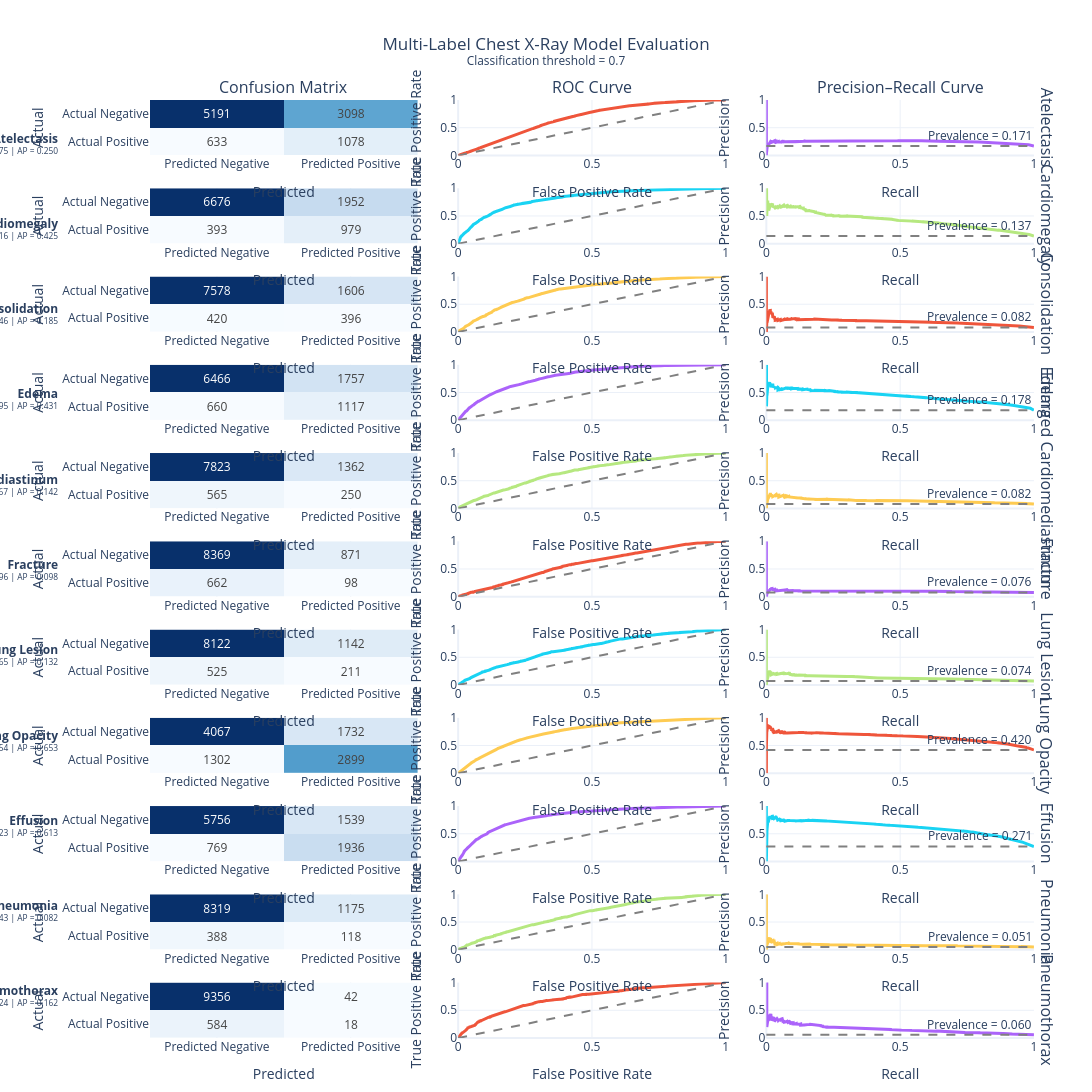

The cell this chart's notebook holds for it:
### Code cell
results = evaluate_multilabel_model(
    y_true=XRAY_LABELS_LIST,
    y_scores=MODEL_SCORE_PREDICTIONS_CONVERTED,
    pathology_names=DATASET_PATHOLOGIES,
    threshold=0.7
)

### Figure 1 — Plotly figure (JSON) as saved in the notebook; plotly's stock layout.template omitted (floating-point values rounded to 4 significant figures; data arrays with more than 128 entries replaced by an {"elided": "..."} marker saying what was removed)
{"data": [{"colorscale": [[0, "rgb(247,251,255)"], [0.125, "rgb(222,235,247)"], [0.25, "rgb(198,219,239)"], [0.375, "rgb(158,202,225)"], [0.5, "rgb(107,174,214)"], [0.625, "rgb(66,146,198)"], [0.75, "rgb(33,113,181)"], [0.875, "rgb(8,81,156)"], [1, "rgb(8,48,107)"]], "hovertemplate": "<b>Atelectasis</b><br>Actual: %{y}<br>Predicted: %{x}<br>Count: %{z}<extra></extra>", "showscale": false, "text": [[5191, 3098], [633, 1078]], "texttemplate": "%{text}", "type": "heatmap", "x": ["Predicted Negative", "Predicted Positive"], "xaxis": "x", "y": ["Actual Negative", "Actual Positive"], "yaxis": "y", "z": [[5191, 3098], [633, 1078]]}, {"hovertemplate": "FPR: %{x:.3f}<br>TPR: %{y:.3f}<extra></extra>", "line": {"width": 3}, "mode": "lines", "name": "Atelectasis ROC", "showlegend": false, "type": "scatter", "x": {"elided": "2691 float values"}, "xaxis": "x2", "y": {"elided": "2691 float values"}, "yaxis": "y2"}, {"hoverinfo": "skip", "line": {"color": "gray", "dash": "dash"}, "mode": "lines", "showlegend": false, "type": "scatter", "x": [0, 1], "xaxis": "x2", "y": [0, 1], "yaxis": "y2"}, {"hovertemplate": "Recall: %{x:.3f}<br>Precision: %{y:.3f}<extra></extra>", "line": {"width": 3}, "mode": "lines", "name": "Atelectasis PR", "showlegend": false, "type": "scatter", "x": {"elided": "9999 float values"}, "xaxis": "x3", "y": {"elided": "9999 float values"}, "yaxis": "y3"}, {"colorscale": [[0, "rgb(247,251,255)"], [0.125, "rgb(222,235,247)"], [0.25, "rgb(198,219,239)"], [0.375, "rgb(158,202,225)"], [0.5, "rgb(107,174,214)"], [0.625, "rgb(66,146,198)"], [0.75, "rgb(33,113,181)"], [0.875, "rgb(8,81,156)"], [1, "rgb(8,48,107)"]], "hovertemplate": "<b>Cardiomegaly</b><br>Actual: %{y}<br>Predicted: %{x}<br>Count: %{z}<extra></extra>", "showscale": false, "text": [[6676, 1952], [393, 979]], "texttemplate": "%{text}", "type": "heatmap", "x": ["Predicted Negative", "Predicted Positive"], "xaxis": "x4", "y": ["Actual Negative", "Actual Positive"], "yaxis": "y4", "z": [[6676, 1952], [393, 979]]}, {"hovertemplate": "FPR: %{x:.3f}<br>TPR: %{y:.3f}<extra></extra>", "line": {"width": 3}, "mode": "lines", "name": "Cardiomegaly ROC", "showlegend": false, "type": "scatter", "x": {"elided": "1895 float values"}, "xaxis": "x5", "y": {"elided": "1895 float values"}, "yaxis": "y5"}, {"hoverinfo": "skip", "line": {"color": "gray", "dash": "dash"}, "mode": "lines", "showlegend": false, "type": "scatter", "x": [0, 1], "xaxis": "x5", "y": [0, 1], "yaxis": "y5"}, {"hovertemplate": "Recall: %{x:.3f}<br>Precision: %{y:.3f}<extra></extra>", "line": {"width": 3}, "mode": "lines", "name": "Cardiomegaly PR", "showlegend": false, "type": "scatter", "x": {"elided": "9996 float values"}, "xaxis": "x6", "y": {"elided": "9996 float values"}, "yaxis": "y6"}, {"colorscale": [[0, "rgb(247,251,255)"], [0.125, "rgb(222,235,247)"], [0.25, "rgb(198,219,239)"], [0.375, "rgb(158,202,225)"], [0.5, "rgb(107,174,214)"], [0.625, "rgb(66,146,198)"], [0.75, "rgb(33,113,181)"], [0.875, "rgb(8,81,156)"], [1, "rgb(8,48,107)"]], "hovertemplate": "<b>Consolidation</b><br>Actual: %{y}<br>Predicted: %{x}<br>Count: %{z}<extra></extra>", "showscale": false, "text": [[7578, 1606], [420, 396]], "texttemplate": "%{text}", "type": "heatmap", "x": ["Predicted Negative", "Predicted Positive"], "xaxis": "x7", "y": ["Actual Negative", "Actual Positive"], "yaxis": "y7", "z": [[7578, 1606], [420, 396]]}, {"hovertemplate": "FPR: %{x:.3f}<br>TPR: %{y:.3f}<extra></extra>", "line": {"width": 3}, "mode": "lines", "name": "Consolidation ROC", "showlegend": false, "type": "scatter", "x": {"elided": "1456 float values"}, "xaxis": "x8", "y": {"elided": "1456 float values"}, "yaxis": "y8"}, {"hoverinfo": "skip", "line": {"color": "gray", "dash": "dash"}, "mode": "lines", "showlegend": false, "type": "scatter", "x": [0, 1], "xaxis": "x8", "y": [0, 1], "yaxis": "y8"}, {"hovertemplate": "Recall: %{x:.3f}<br>Precision: %{y:.3f}<extra></extra>", "line": {"width": 3}, "mode": "lines", "name": "Consolidation PR", "showlegend": false, "type": "scatter", "x": {"elided": "9994 float values"}, "xaxis": "x9", "y": {"elided": "9994 float values"}, "yaxis": "y9"}, {"colorscale": [[0, "rgb(247,251,255)"], [0.125, "rgb(222,235,247)"], [0.25, "rgb(198,219,239)"], [0.375, "rgb(158,202,225)"], [0.5, "rgb(107,174,214)"], [0.625, "rgb(66,146,198)"], [0.75, "rgb(33,113,181)"], [0.875, "rgb(8,81,156)"], [1, "rgb(8,48,107)"]], "hovertemplate": "<b>Edema</b><br>Actual: %{y}<br>Predicted: %{x}<br>Count: %{z}<extra></extra>", "showscale": false, "text": [[6466, 1757], [660, 1117]], "texttemplate": "%{text}", "type": "heatmap", "x": ["Predicted Negative", "Predicted Positive"], "xaxis": "x10", "y": ["Actual Negative", "Actual Positive"], "yaxis": "y10", "z": [[6466, 1757], [660, 1117]]}, {"hovertemplate": "FPR: %{x:.3f}<br>TPR: %{y:.3f}<extra></extra>", "line": {"width": 3}, "mode": "lines", "name": "Edema ROC", "showlegend": false, "type": "scatter", "x": {"elided": "2416 float values"}, "xaxis": "x11", "y": {"elided": "2416 float values"}, "yaxis": "y11"}, {"hoverinfo": "skip", "line": {"color": "gray", "dash": "dash"}, "mode": "lines", "showlegend": false, "type": "scatter", "x": [0, 1], "xaxis": "x11", "y": [0, 1], "yaxis": "y11"}, {"hovertemplate": "Recall: %{x:.3f}<br>Precision: %{y:.3f}<extra></extra>", "line": {"width": 3}, "mode": "lines", "name": "Edema PR", "showlegend": false, "type": "scatter", "x": {"elided": "9996 float values"}, "xaxis": "x12", "y": {"elided": "9996 float values"}, "yaxis": "y12"}, {"colorscale": [[0, "rgb(247,251,255)"], [0.125, "rgb(222,235,247)"], [0.25, "rgb(198,219,239)"], [0.375, "rgb(158,202,225)"], [0.5, "rgb(107,174,214)"], [0.625, "rgb(66,146,198)"], [0.75, "rgb(33,113,181)"], [0.875, "rgb(8,81,156)"], [1, "rgb(8,48,107)"]], "hovertemplate": "<b>Enlarged Cardiomediastinum</b><br>Actual: %{y}<br>Predicted: %{x}<br>Count: %{z}<extra></extra>", "showscale": false, "text": [[7823, 1362], [565, 250]], "texttemplate": "%{text}", "type": "heatmap", "x": ["Predicted Negative", "Predicted Positive"], "xaxis": "x13", "y": ["Actual Negative", "Actual Positive"], "yaxis": "y13", "z": [[7823, 1362], [565, 250]]}, {"hovertemplate": "FPR: %{x:.3f}<br>TPR: %{y:.3f}<extra></extra>", "line": {"width": 3}, "mode": "lines", "name": "Enlarged Cardiomediastinum ROC", "showlegend": false, "type": "scatter", "x": {"elided": "1464 float values"}, "xaxis": "x14", "y": {"elided": "1464 float values"}, "yaxis": "y14"}, {"hoverinfo": "skip", "line": {"color": "gray", "dash": "dash"}, "mode": "lines", "showlegend": false, "type": "scatter", "x": [0, 1], "xaxis": "x14", "y": [0, 1], "yaxis": "y14"}, {"hovertemplate": "Recall: %{x:.3f}<br>Precision: %{y:.3f}<extra></extra>", "line": {"width": 3}, "mode": "lines", "name": "Enlarged Cardiomediastinum PR", "showlegend": false, "type": "scatter", "x": {"elided": "9998 float values"}, "xaxis": "x15", "y": {"elided": "9998 float values"}, "yaxis": "y15"}, {"colorscale": [[0, "rgb(247,251,255)"], [0.125, "rgb(222,235,247)"], [0.25, "rgb(198,219,239)"], [0.375, "rgb(158,202,225)"], [0.5, "rgb(107,174,214)"], [0.625, "rgb(66,146,198)"], [0.75, "rgb(33,113,181)"], [0.875, "rgb(8,81,156)"], [1, "rgb(8,48,107)"]], "hovertemplate": "<b>Fracture</b><br>Actual: %{y}<br>Predicted: %{x}<br>Count: %{z}<extra></extra>", "showscale": false, "text": [[8369, 871], [662, 98]], "texttemplate": "%{text}", "type": "heatmap", "x": ["Predicted Negative", "Predicted Positive"], "xaxis": "x16", "y": ["Actual Negative", "Actual Positive"], "yaxis": "y16", "z": [[8369, 871], [662, 98]]}, {"hovertemplate": "FPR: %{x:.3f}<br>TPR: %{y:.3f}<extra></extra>", "line": {"width": 3}, "mode": "lines", "name": "Fracture ROC", "showlegend": false, "type": "scatter", "x": {"elided": "1419 float values"}, "xaxis": "x17", "y": {"elided": "1419 float values"}, "yaxis": "y17"}, {"hoverinfo": "skip", "line": {"color": "gray", "dash": "dash"}, "mode": "lines", "showlegend": false, "type": "scatter", "x": [0, 1], "xaxis": "x17", "y": [0, 1], "yaxis": "y17"}, {"hovertemplate": "Recall: %{x:.3f}<br>Precision: %{y:.3f}<extra></extra>", "line": {"width": 3}, "mode": "lines", "name": "Fracture PR", "showlegend": false, "type": "scatter", "x": {"elided": "9995 float values"}, "xaxis": "x18", "y": {"elided": "9995 float values"}, "yaxis": "y18"}, {"colorscale": [[0, "rgb(247,251,255)"], [0.125, "rgb(222,235,247)"], [0.25, "rgb(198,219,239)"], [0.375, "rgb(158,202,225)"], [0.5, "rgb(107,174,214)"], [0.625, "rgb(66,146,198)"], [0.75, "rgb(33,113,181)"], [0.875, "rgb(8,81,156)"], [1, "rgb(8,48,107)"]], "hovertemplate": "<b>Lung Lesion</b><br>Actual: %{y}<br>Predicted: %{x}<br>Count: %{z}<extra></extra>", "showscale": false, "text": [[8122, 1142], [525, 211]], "texttemplate": "%{text}", "type": "heatmap", "x": ["Predicted Negative", "Predicted Positive"], "xaxis": "x19", "y": ["Actual Negative", "Actual Positive"], "yaxis": "y19", "z": [[8122, 1142], [525, 211]]}, {"hovertemplate": "FPR: %{x:.3f}<br>TPR: %{y:.3f}<extra></extra>", "line": {"width": 3}, "mode": "lines", "name": "Lung Lesion ROC", "showlegend": false, "type": "scatter", "x": {"elided": "1345 float values"}, "xaxis": "x20", "y": {"elided": "1345 float values"}, "yaxis": "y20"}, {"hoverinfo": "skip", "line": {"color": "gray", "dash": "dash"}, "mode": "lines", "showlegend": false, "type": "scatter", "x": [0, 1], "xaxis": "x20", "y": [0, 1], "yaxis": "y20"}, {"hovertemplate": "Recall: %{x:.3f}<br>Precision: %{y:.3f}<extra></extra>", "line": {"width": 3}, "mode": "lines", "name": "Lung Lesion PR", "showlegend": false, "type": "scatter", "x": {"elided": "9997 float values"}, "xaxis": "x21", "y": {"elided": "9997 float values"}, "yaxis": "y21"}, {"colorscale": [[0, "rgb(247,251,255)"], [0.125, "rgb(222,235,247)"], [0.25, "rgb(198,219,239)"], [0.375, "rgb(158,202,225)"], [0.5, "rgb(107,174,214)"], [0.625, "rgb(66,146,198)"], [0.75, "rgb(33,113,181)"], [0.875, "rgb(8,81,156)"], [1, "rgb(8,48,107)"]], "hovertemplate": "<b>Lung Opacity</b><br>Actual: %{y}<br>Predicted: %{x}<br>Count: %{z}<extra></extra>", "showscale": false, "text": [[4067, 1732], [1302, 2899]], "texttemplate": "%{text}", "type": "heatmap", "x": ["Predicted Negative", "Predicted Positive"], "xaxis": "x22", "y": ["Actual Negative", "Actual Positive"], "yaxis": "y22", "z": [[4067, 1732], [1302, 2899]]}, {"hovertemplate": "FPR: %{x:.3f}<br>TPR: %{y:.3f}<extra></extra>", "line": {"width": 3}, "mode": "lines", "name": "Lung Opacity ROC", "showlegend": false, "type": "scatter", "x": {"elided": "3970 float values"}, "xaxis": "x23", "y": {"elided": "3970 float values"}, "yaxis": "y23"}, {"hoverinfo": "skip", "line": {"color": "gray", "dash": "dash"}, "mode": "lines", "showlegend": false, "type": "scatter", "x": [0, 1], "xaxis": "x23", "y": [0, 1], "yaxis": "y23"}, {"hovertemplate": "Recall: %{x:.3f}<br>Precision: %{y:.3f}<extra></extra>", "line": {"width": 3}, "mode": "lines", "name": "Lung Opacity PR", "showlegend": false, "type": "scatter", "x": {"elided": "9996 float values"}, "xaxis": "x24", "y": {"elided": "9996 float values"}, "yaxis": "y24"}, {"colorscale": [[0, "rgb(247,251,255)"], [0.125, "rgb(222,235,247)"], [0.25, "rgb(198,219,239)"], [0.375, "rgb(158,202,225)"], [0.5, "rgb(107,174,214)"], [0.625, "rgb(66,146,198)"], [0.75, "rgb(33,113,181)"], [0.875, "rgb(8,81,156)"], [1, "rgb(8,48,107)"]], "hovertemplate": "<b>Effusion</b><br>Actual: %{y}<br>Predicted: %{x}<br>Count: %{z}<extra></extra>", "showscale": false, "text": [[5756, 1539], [769, 1936]], "texttemplate": "%{text}", "type": "heatmap", "x": ["Predicted Negative", "Predicted Positive"], "xaxis": "x25", "y": ["Actual Negative", "Actual Positive"], "yaxis": "y25", "z": [[5756, 1539], [769, 1936]]}, {"hovertemplate": "FPR: %{x:.3f}<br>TPR: %{y:.3f}<extra></extra>", "line": {"width": 3}, "mode": "lines", "name": "Effusion ROC", "showlegend": false, "type": "scatter", "x": {"elided": "2962 float values"}, "xaxis": "x26", "y": {"elided": "2962 float values"}, "yaxis": "y26"}, {"hoverinfo": "skip", "line": {"color": "gray", "dash": "dash"}, "mode": "lines", "showlegend": false, "type": "scatter", "x": [0, 1], "xaxis": "x26", "y": [0, 1], "yaxis": "y26"}, {"hovertemplate": "Recall: %{x:.3f}<br>Precision: %{y:.3f}<extra></extra>", "line": {"width": 3}, "mode": "lines", "name": "Effusion PR", "showlegend": false, "type": "scatter", "x": {"elided": "9998 float values"}, "xaxis": "x27", "y": {"elided": "9998 float values"}, "yaxis": "y27"}, {"colorscale": [[0, "rgb(247,251,255)"], [0.125, "rgb(222,235,247)"], [0.25, "rgb(198,219,239)"], [0.375, "rgb(158,202,225)"], [0.5, "rgb(107,174,214)"], [0.625, "rgb(66,146,198)"], [0.75, "rgb(33,113,181)"], [0.875, "rgb(8,81,156)"], [1, "rgb(8,48,107)"]], "hovertemplate": "<b>Pneumonia</b><br>Actual: %{y}<br>Predicted: %{x}<br>Count: %{z}<extra></extra>", "showscale": false, "text": [[8319, 1175], [388, 118]], "texttemplate": "%{text}", "type": "heatmap", "x": ["Predicted Negative", "Predicted Positive"], "xaxis": "x28", "y": ["Actual Negative", "Actual Positive"], "yaxis": "y28", "z": [[8319, 1175], [388, 118]]}, {"hovertemplate": "FPR: %{x:.3f}<br>TPR: %{y:.3f}<extra></extra>", "line": {"width": 3}, "mode": "lines", "name": "Pneumonia ROC", "showlegend": false, "type": "scatter", "x": {"elided": "969 float values"}, "xaxis": "x29", "y": {"elided": "969 float values"}, "yaxis": "y29"}, {"hoverinfo": "skip", "line": {"color": "gray", "dash": "dash"}, "mode": "lines", "showlegend": false, "type": "scatter", "x": [0, 1], "xaxis": "x29", "y": [0, 1], "yaxis": "y29"}, {"hovertemplate": "Recall: %{x:.3f}<br>Precision: %{y:.3f}<extra></extra>", "line": {"width": 3}, "mode": "lines", "name": "Pneumonia PR", "showlegend": false, "type": "scatter", "x": {"elided": "9996 float values"}, "xaxis": "x30", "y": {"elided": "9996 float values"}, "yaxis": "y30"}, {"colorscale": [[0, "rgb(247,251,255)"], [0.125, "rgb(222,235,247)"], [0.25, "rgb(198,219,239)"], [0.375, "rgb(158,202,225)"], [0.5, "rgb(107,174,214)"], [0.625, "rgb(66,146,198)"], [0.75, "rgb(33,113,181)"], [0.875, "rgb(8,81,156)"], [1, "rgb(8,48,107)"]], "hovertemplate": "<b>Pneumothorax</b><br>Actual: %{y}<br>Predicted: %{x}<br>Count: %{z}<extra></extra>", "showscale": false, "text": [[9356, 42], [584, 18]], "texttemplate": "%{text}", "type": "heatmap", "x": ["Predicted Negative", "Predicted Positive"], "xaxis": "x31", "y": ["Actual Negative", "Actual Positive"], "yaxis": "y31", "z": [[9356, 42], [584, 18]]}, {"hovertemplate": "FPR: %{x:.3f}<br>TPR: %{y:.3f}<extra></extra>", "line": {"width": 3}, "mode": "lines", "name": "Pneumothorax ROC", "showlegend": false, "type": "scatter", "x": {"elided": "1081 float values"}, "xaxis": "x32", "y": {"elided": "1081 float values"}, "yaxis": "y32"}, {"hoverinfo": "skip", "line": {"color": "gray", "dash": "dash"}, "mode": "lines", "showlegend": false, "type": "scatter", "x": [0, 1], "xaxis": "x32", "y": [0, 1], "yaxis": "y32"}, {"hovertemplate": "Recall: %{x:.3f}<br>Precision: %{y:.3f}<extra></extra>", "line": {"width": 3}, "mode": "lines", "name": "Pneumothorax PR", "showlegend": false, "type": "scatter", "x": {"elided": "9992 float values"}, "xaxis": "x33", "y": {"elided": "9992 float values"}, "yaxis": "y33"}], "layout": {"annotations": [{"font": {"size": 16}, "showarrow": false, "text": "Confusion Matrix", "x": 0.1483, "xanchor": "center", "xref": "paper", "y": 1, "yanchor": "bottom", "yref": "paper"}, {"font": {"size": 16}, "showarrow": false, "text": "ROC Curve", "x": 0.49, "xanchor": "center", "xref": "paper", "y": 1, "yanchor": "bottom", "yref": "paper"}, {"font": {"size": 16}, "showarrow": false, "text": "Precision–Recall Curve", "x": 0.8317, "xanchor": "center", "xref": "paper", "y": 1, "yanchor": "bottom", "yref": "paper"}, {"font": {"size": 16}, "showarrow": false, "text": "Atelectasis", "textangle": 90, "x": 0.98, "xanchor": "left", "xref": "paper", "y": 0.9705, "yanchor": "middle", "yref": "paper"}, {"font": {"size": 16}, "showarrow": false, "text": "Cardiomegaly", "textangle": 90, "x": 0.98, "xanchor": "left", "xref": "paper", "y": 0.8764, "yanchor": "middle", "yref": "paper"}, {"font": {"size": 16}, "showarrow": false, "text": "Consolidation", "textangle": 90, "x": 0.98, "xanchor": "left", "xref": "paper", "y": 0.7823, "yanchor": "middle", "yref": "paper"}, {"font": {"size": 16}, "showarrow": false, "text": "Edema", "textangle": 90, "x": 0.98, "xanchor": "left", "xref": "paper", "y": 0.6882, "yanchor": "middle", "yref": "paper"}, {"font": {"size": 16}, "showarrow": false, "text": "Enlarged Cardiomediastinum", "textangle": 90, "x": 0.98, "xanchor": "left", "xref": "paper", "y": 0.5941, "yanchor": "middle", "yref": "paper"}, {"font": {"size": 16}, "showarrow": false, "text": "Fracture", "textangle": 90, "x": 0.98, "xanchor": "left", "xref": "paper", "y": 0.5, "yanchor": "middle", "yref": "paper"}, {"font": {"size": 16}, "showarrow": false, "text": "Lung Lesion", "textangle": 90, "x": 0.98, "xanchor": "left", "xref": "paper", "y": 0.4059, "yanchor": "middle", "yref": "paper"}, {"font": {"size": 16}, "showarrow": false, "text": "Lung Opacity", "textangle": 90, "x": 0.98, "xanchor": "left", "xref": "paper", "y": 0.3118, "yanchor": "middle", "yref": "paper"}, {"font": {"size": 16}, "showarrow": false, "text": "Effusion", "textangle": 90, "x": 0.98, "xanchor": "left", "xref": "paper", "y": 0.2177, "yanchor": "middle", "yref": "paper"}, {"font": {"size": 16}, "showarrow": false, "text": "Pneumonia", "textangle": 90, "x": 0.98, "xanchor": "left", "xref": "paper", "y": 0.1236, "yanchor": "middle", "yref": "paper"}, {"font": {"size": 16}, "showarrow": false, "text": "Pneumothorax", "textangle": 90, "x": 0.98, "xanchor": "left", "xref": "paper", "y": 0.02955, "yanchor": "middle", "yref": "paper"}, {"showarrow": false, "text": "Prevalence = 0.171", "x": 1, "xanchor": "right", "xref": "x3 domain", "y": 0.1711, "yanchor": "bottom", "yref": "y3"}, {"showarrow": false, "text": "Prevalence = 0.137", "x": 1, "xanchor": "right", "xref": "x6 domain", "y": 0.1372, "yanchor": "bottom", "yref": "y6"}, {"showarrow": false, "text": "Prevalence = 0.082", "x": 1, "xanchor": "right", "xref": "x9 domain", "y": 0.0816, "yanchor": "bottom", "yref": "y9"}, {"showarrow": false, "text": "Prevalence = 0.178", "x": 1, "xanchor": "right", "xref": "x12 domain", "y": 0.1777, "yanchor": "bottom", "yref": "y12"}, {"showarrow": false, "text": "Prevalence = 0.082", "x": 1, "xanchor": "right", "xref": "x15 domain", "y": 0.0815, "yanchor": "bottom", "yref": "y15"}, {"showarrow": false, "text": "Prevalence = 0.076", "x": 1, "xanchor": "right", "xref": "x18 domain", "y": 0.076, "yanchor": "bottom", "yref": "y18"}, {"showarrow": false, "text": "Prevalence = 0.074", "x": 1, "xanchor": "right", "xref": "x21 domain", "y": 0.0736, "yanchor": "bottom", "yref": "y21"}, {"showarrow": false, "text": "Prevalence = 0.420", "x": 1, "xanchor": "right", "xref": "x24 domain", "y": 0.4201, "yanchor": "bottom", "yref": "y24"}, {"showarrow": false, "text": "Prevalence = 0.271", "x": 1, "xanchor": "right", "xref": "x27 domain", "y": 0.2705, "yanchor": "bottom", "yref": "y27"}, {"showarrow": false, "text": "Prevalence = 0.051", "x": 1, "xanchor": "right", "xref": "x30 domain", "y": 0.0506, "yanchor": "bottom", "yref": "y30"}, {"showarrow": false, "text": "Prevalence = 0.060", "x": 1, "xanchor": "right", "xref": "x33 domain", "y": 0.0602, "yanchor": "bottom", "yref": "y33"}, {"align": "right", "showarrow": false, "text": "<b>Atelectasis</b><br><sup>AUC = 0.675 | AP = 0.250</sup>", "x": -0.1, "xanchor": "right", "xref": "paper", "y": 0.9545, "yanchor": "middle", "yref": "paper"}, {"align": "right", "showarrow": false, "text": "<b>Cardiomegaly</b><br><sup>AUC = 0.816 | AP = 0.425</sup>", "x": -0.1, "xanchor": "right", "xref": "paper", "y": 0.8636, "yanchor": "middle", "yref": "paper"}, {"align": "right", "showarrow": false, "text": "<b>Consolidation</b><br><sup>AUC = 0.746 | AP = 0.185</sup>", "x": -0.1, "xanchor": "right", "xref": "paper", "y": 0.7727, "yanchor": "middle", "yref": "paper"}, {"align": "right", "showarrow": false, "text": "<b>Edema</b><br><sup>AUC = 0.795 | AP = 0.431</sup>", "x": -0.1, "xanchor": "right", "xref": "paper", "y": 0.6818, "yanchor": "middle", "yref": "paper"}, {"align": "right", "showarrow": false, "text": "<b>Enlarged Cardiomediastinum</b><br><sup>AUC = 0.667 | AP = 0.142</sup>", "x": -0.1, "xanchor": "right", "xref": "paper", "y": 0.5909, "yanchor": "middle", "yref": "paper"}, {"align": "right", "showarrow": false, "text": "<b>Fracture</b><br><sup>AUC = 0.596 | AP = 0.098</sup>", "x": -0.1, "xanchor": "right", "xref": "paper", "y": 0.5, "yanchor": "middle", "yref": "paper"}, {"align": "right", "showarrow": false, "text": "<b>Lung Lesion</b><br><sup>AUC = 0.665 | AP = 0.132</sup>", "x": -0.1, "xanchor": "right", "xref": "paper", "y": 0.4091, "yanchor": "middle", "yref": "paper"}, {"align": "right", "showarrow": false, "text": "<b>Lung Opacity</b><br><sup>AUC = 0.754 | AP = 0.653</sup>", "x": -0.1, "xanchor": "right", "xref": "paper", "y": 0.3182, "yanchor": "middle", "yref": "paper"}, {"align": "right", "showarrow": false, "text": "<b>Effusion</b><br><sup>AUC = 0.823 | AP = 0.613</sup>", "x": -0.1, "xanchor": "right", "xref": "paper", "y": 0.2273, "yanchor": "middle", "yref": "paper"}, {"align": "right", "showarrow": false, "text": "<b>Pneumonia</b><br><sup>AUC = 0.643 | AP = 0.082</sup>", "x": -0.1, "xanchor": "right", "xref": "paper", "y": 0.1364, "yanchor": "middle", "yref": "paper"}, {"align": "right", "showarrow": false, "text": "<b>Pneumothorax</b><br><sup>AUC = 0.724 | AP = 0.162</sup>", "x": -0.1, "xanchor": "right", "xref": "paper", "y": 0.04545, "yanchor": "middle", "yref": "paper"}], "height": 4620, "margin": {"b": 50, "l": 150, "r": 40, "t": 100}, "shapes": [{"line": {"color": "gray", "dash": "dash"}, "type": "line", "x0": 0, "x1": 1, "xref": "x3 domain", "y0": 0.1711, "y1": 0.1711, "yref": "y3"}, {"line": {"color": "gray", "dash": "dash"}, "type": "line", "x0": 0, "x1": 1, "xref": "x6 domain", "y0": 0.1372, "y1": 0.1372, "yref": "y6"}, {"line": {"color": "gray", "dash": "dash"}, "type": "line", "x0": 0, "x1": 1, "xref": "x9 domain", "y0": 0.0816, "y1": 0.0816, "yref": "y9"}, {"line": {"color": "gray", "dash": "dash"}, "type": "line", "x0": 0, "x1": 1, "xref": "x12 domain", "y0": 0.1777, "y1": 0.1777, "yref": "y12"}, {"line": {"color": "gray", "dash": "dash"}, "type": "line", "x0": 0, "x1": 1, "xref": "x15 domain", "y0": 0.0815, "y1": 0.0815, "yref": "y15"}, {"line": {"color": "gray", "dash": "dash"}, "type": "line", "x0": 0, "x1": 1, "xref": "x18 domain", "y0": 0.076, "y1": 0.076, "yref": "y18"}, {"line": {"color": "gray", "dash": "dash"}, "type": "line", "x0": 0, "x1": 1, "xref": "x21 domain", "y0": 0.0736, "y1": 0.0736, "yref": "y21"}, {"line": {"color": "gray", "dash": "dash"}, "type": "line", "x0": 0, "x1": 1, "xref": "x24 domain", "y0": 0.4201, "y1": 0.4201, "yref": "y24"}, {"line": {"color": "gray", "dash": "dash"}, "type": "line", "x0": 0, "x1": 1, "xref": "x27 domain", "y0": 0.2705, "y1": 0.2705, "yref": "y27"}, {"line": {"color": "gray", "dash": "dash"}, "type": "line", "x0": 0, "x1": 1, "xref": "x30 domain", "y0": 0.0506, "y1": 0.0506, "yref": "y30"}, {"line": {"color": "gray", "dash": "dash"}, "type": "line", "x0": 0, "x1": 1, "xref": "x33 domain", "y0": 0.0602, "y1": 0.0602, "yref": "y33"}], "showlegend": false, "title": {"text": "Multi-Label Chest X-Ray Model Evaluation<br><sup>Classification threshold = 0.7</sup>", "x": 0.5}, "width": 1500, "xaxis": {"anchor": "y", "domain": [0, 0.2967], "title": {"text": "Predicted"}}, "xaxis10": {"anchor": "y10", "domain": [0, 0.2967], "title": {"text": "Predicted"}}, "xaxis11": {"anchor": "y11", "domain": [0.3417, 0.6383], "range": [0, 1], "title": {"text": "False Positive Rate"}}, "xaxis12": {"anchor": "y12", "domain": [0.6833, 0.98], "range": [0, 1], "title": {"text": "Recall"}}, "xaxis13": {"anchor": "y13", "domain": [0, 0.2967], "title": {"text": "Predicted"}}, "xaxis14": {"anchor": "y14", "domain": [0.3417, 0.6383], "range": [0, 1], "title": {"text": "False Positive Rate"}}, "xaxis15": {"anchor": "y15", "domain": [0.6833, 0.98], "range": [0, 1], "title": {"text": "Recall"}}, "xaxis16": {"anchor": "y16", "domain": [0, 0.2967], "title": {"text": "Predicted"}}, "xaxis17": {"anchor": "y17", "domain": [0.3417, 0.6383], "range": [0, 1], "title": {"text": "False Positive Rate"}}, "xaxis18": {"anchor": "y18", "domain": [0.6833, 0.98], "range": [0, 1], "title": {"text": "Recall"}}, "xaxis19": {"anchor": "y19", "domain": [0, 0.2967], "title": {"text": "Predicted"}}, "xaxis2": {"anchor": "y2", "domain": [0.3417, 0.6383], "range": [0, 1], "title": {"text": "False Positive Rate"}}, "xaxis20": {"anchor": "y20", "domain": [0.3417, 0.6383], "range": [0, 1], "title": {"text": "False Positive Rate"}}, "xaxis21": {"anchor": "y21", "domain": [0.6833, 0.98], "range": [0, 1], "title": {"text": "Recall"}}, "xaxis22": {"anchor": "y22", "domain": [0, 0.2967], "title": {"text": "Predicted"}}, "xaxis23": {"anchor": "y23", "domain": [0.3417, 0.6383], "range": [0, 1], "title": {"text": "False Positive Rate"}}, "xaxis24": {"anchor": "y24", "domain": [0.6833, 0.98], "range": [0, 1], "title": {"text": "Recall"}}, "xaxis25": {"anchor": "y25", "domain": [0, 0.2967], "title": {"text": "Predicted"}}, "xaxis26": {"anchor": "y26", "domain": [0.3417, 0.6383], "range": [0, 1], "title": {"text": "False Positive Rate"}}, "xaxis27": {"anchor": "y27", "domain": [0.6833, 0.98], "range": [0, 1], "title": {"text": "Recall"}}, "xaxis28": {"anchor": "y28", "domain": [0, 0.2967], "title": {"text": "Predicted"}}, "xaxis29": {"anchor": "y29", "domain": [0.3417, 0.6383], "range": [0, 1], "title": {"text": "False Positive Rate"}}, "xaxis3": {"anchor": "y3", "domain": [0.6833, 0.98], "range": [0, 1], "title": {"text": "Recall"}}, "xaxis30": {"anchor": "y30", "domain": [0.6833, 0.98], "range": [0, 1], "title": {"text": "Recall"}}, "xaxis31": {"anchor": "y31", "domain": [0, 0.2967], "title": {"text": "Predicted"}}, "xaxis32": {"anchor": "y32", "domain": [0.3417, 0.6383], "range": [0, 1], "title": {"text": "False Positive Rate"}}, "xaxis33": {"anchor": "y33", "domain": [0.6833, 0.98], "range": [0, 1], "title": {"text": "Recall"}}, "xaxis4": {"anchor": "y4", "domain": [0, 0.2967], "title": {"text": "Predicted"}}, "xaxis5": {"anchor": "y5", "domain": [0.3417, 0.6383], "range": [0, 1], "title": {"text": "False Positive Rate"}}, "xaxis6": {"anchor": "y6", "domain": [0.6833, 0.98], "range": [0, 1], "title": {"text": "Recall"}}, "xaxis7": {"anchor": "y7", "domain": [0, 0.2967], "title": {"text": "Predicted"}}, "xaxis8": {"anchor": "y8", "domain": [0.3417, 0.6383], "range": [0, 1], "title": {"text": "False Positive Rate"}}, "xaxis9": {"anchor": "y9", "domain": [0.6833, 0.98], "range": [0, 1], "title": {"text": "Recall"}}, "yaxis": {"anchor": "x", "autorange": "reversed", "domain": [0.9409, 1], "title": {"text": "Actual"}}, "yaxis10": {"anchor": "x10", "autorange": "reversed", "domain": [0.6586, 0.7177], "title": {"text": "Actual"}}, "yaxis11": {"anchor": "x11", "domain": [0.6586, 0.7177], "range": [0, 1], "title": {"text": "True Positive Rate"}}, "yaxis12": {"anchor": "x12", "domain": [0.6586, 0.7177], "range": [0, 1], "title": {"text": "Precision"}}, "yaxis13": {"anchor": "x13", "autorange": "reversed", "domain": [0.5645, 0.6236], "title": {"text": "Actual"}}, "yaxis14": {"anchor": "x14", "domain": [0.5645, 0.6236], "range": [0, 1], "title": {"text": "True Positive Rate"}}, "yaxis15": {"anchor": "x15", "domain": [0.5645, 0.6236], "range": [0, 1], "title": {"text": "Precision"}}, "yaxis16": {"anchor": "x16", "autorange": "reversed", "domain": [0.4705, 0.5295], "title": {"text": "Actual"}}, "yaxis17": {"anchor": "x17", "domain": [0.4705, 0.5295], "range": [0, 1], "title": {"text": "True Positive Rate"}}, "yaxis18": {"anchor": "x18", "domain": [0.4705, 0.5295], "range": [0, 1], "title": {"text": "Precision"}}, "yaxis19": {"anchor": "x19", "autorange": "reversed", "domain": [0.3764, 0.4355], "title": {"text": "Actual"}}, "yaxis2": {"anchor": "x2", "domain": [0.9409, 1], "range": [0, 1], "title": {"text": "True Positive Rate"}}, "yaxis20": {"anchor": "x20", "domain": [0.3764, 0.4355], "range": [0, 1], "title": {"text": "True Positive Rate"}}, "yaxis21": {"anchor": "x21", "domain": [0.3764, 0.4355], "range": [0, 1], "title": {"text": "Precision"}}, "yaxis22": {"anchor": "x22", "autorange": "reversed", "domain": [0.2823, 0.3414], "title": {"text": "Actual"}}, "yaxis23": {"anchor": "x23", "domain": [0.2823, 0.3414], "range": [0, 1], "title": {"text": "True Positive Rate"}}, "yaxis24": {"anchor": "x24", "domain": [0.2823, 0.3414], "range": [0, 1], "title": {"text": "Precision"}}, "yaxis25": {"anchor": "x25", "autorange": "reversed", "domain": [0.1882, 0.2473], "title": {"text": "Actual"}}, "yaxis26": {"anchor": "x26", "domain": [0.1882, 0.2473], "range": [0, 1], "title": {"text": "True Positive Rate"}}, "yaxis27": {"anchor": "x27", "domain": [0.1882, 0.2473], "range": [0, 1], "title": {"text": "Precision"}}, "yaxis28": {"anchor": "x28", "autorange": "reversed", "domain": [0.09409, 0.1532], "title": {"text": "Actual"}}, "yaxis29": {"anchor": "x29", "domain": [0.09409, 0.1532], "range": [0, 1], "title": {"text": "True Positive Rate"}}, "yaxis3": {"anchor": "x3", "domain": [0.9409, 1], "range": [0, 1], "title": {"text": "Precision"}}, "yaxis30": {"anchor": "x30", "domain": [0.09409, 0.1532], "range": [0, 1], "title": {"text": "Precision"}}, "yaxis31": {"anchor": "x31", "autorange": "reversed", "domain": [0, 0.05909], "title": {"text": "Actual"}}, "yaxis32": {"anchor": "x32", "domain": [0, 0.05909], "range": [0, 1], "title": {"text": "True Positive Rate"}}, "yaxis33": {"anchor": "x33", "domain": [0, 0.05909], "range": [0, 1], "title": {"text": "Precision"}}, "yaxis4": {"anchor": "x4", "autorange": "reversed", "domain": [0.8468, 0.9059], "title": {"text": "Actual"}}, "yaxis5": {"anchor": "x5", "domain": [0.8468, 0.9059], "range": [0, 1], "title": {"text": "True Positive Rate"}}, "yaxis6": {"anchor": "x6", "domain": [0.8468, 0.9059], "range": [0, 1], "title": {"text": "Precision"}}, "yaxis7": {"anchor": "x7", "autorange": "reversed", "domain": [0.7527, 0.8118], "title": {"text": "Actual"}}, "yaxis8": {"anchor": "x8", "domain": [0.7527, 0.8118], "range": [0, 1], "title": {"text": "True Positive Rate"}}, "yaxis9": {"anchor": "x9", "domain": [0.7527, 0.8118], "range": [0, 1], "title": {"text": "Precision"}}}}
